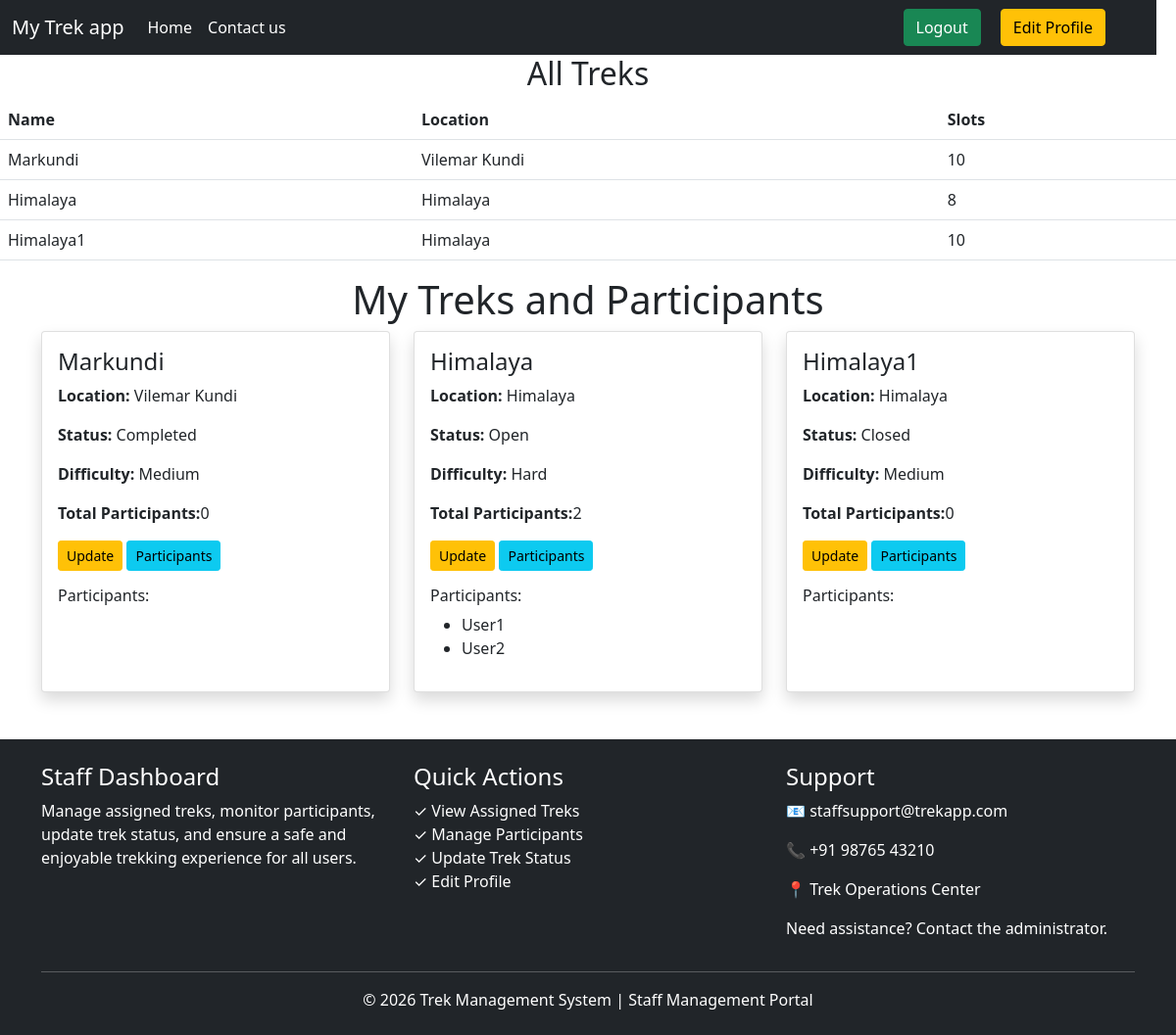
The app's page /staff (signed in), older data.
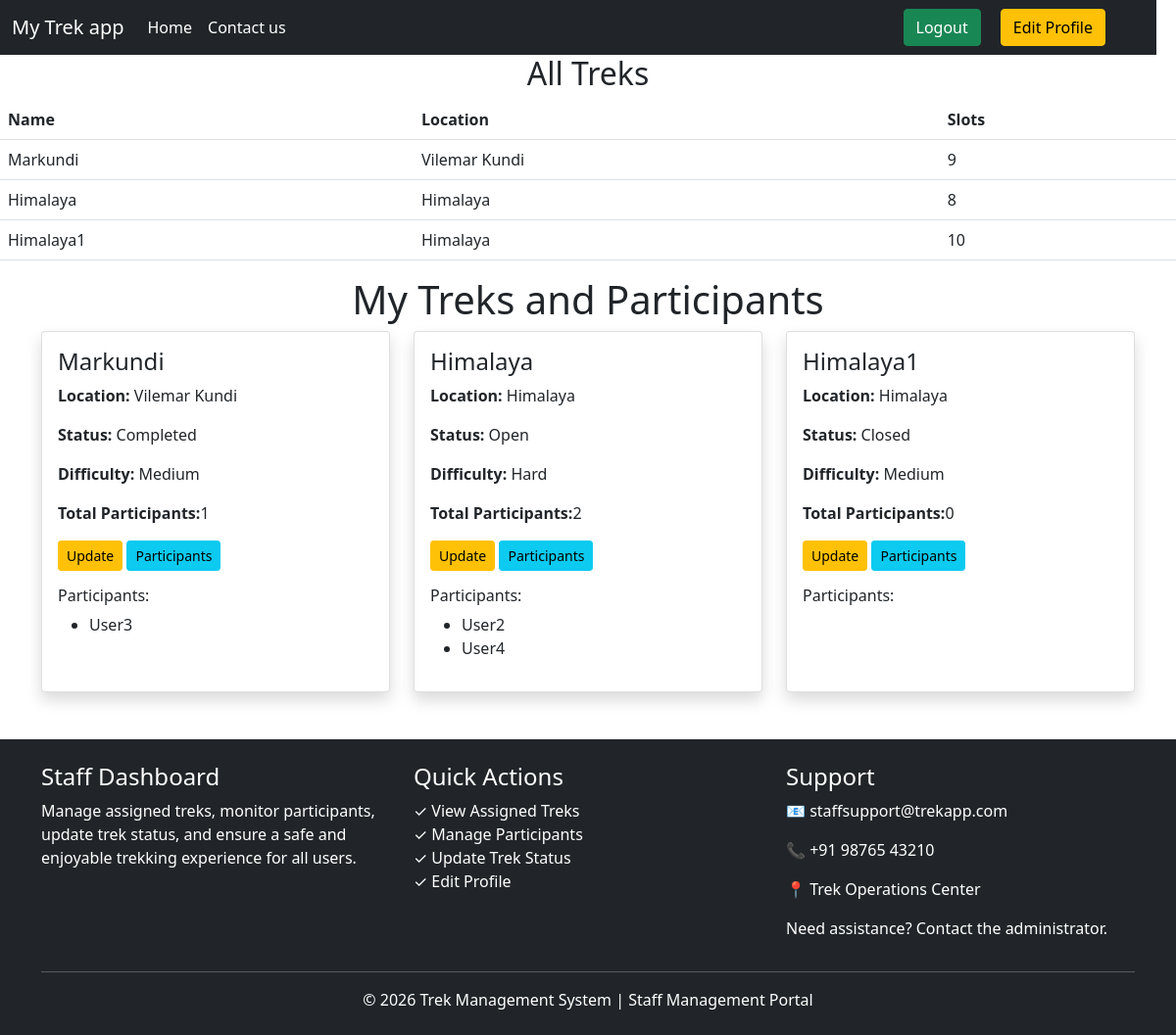
The same page, newer data.
### models.py (models this page shows)
class Trek(db.Model):
    id = db.Column(db.Integer, primary_key=True)
    name = db.Column(db.String(100))
    location = db.Column(db.String(100))
    assigned_staff_id=staff_id=db.Column(db.Integer, db.ForeignKey('user.id'))
    available_slots=db.Column(db.Integer)
    difficulty = db.Column(db.String(50))
    duration = db.Column(db.Integer)
    status = db.Column(db.String(20),default='Open')
    start_date=db.Column(db.Date)
    end_date=db.Column(db.Date)
    image=db.Column(db.String(500))
    trek_details=db.Column(db.String(500))
    bookings = db.relationship(
        'Booking',
        backref='trek',
        lazy=True
    )
    assigned_staff_id = db.Column(
        db.Integer,
        db.ForeignKey('user.id'),
        nullable=True
    )

class User(db.Model):
    id = db.Column(db.Integer, primary_key=True)
    name = db.Column(db.String(100) , nullable=False)
    email = db.Column(db.String(100), unique=True ,nullable=False)
    password = db.Column(db.String(100) ,nullable=False)
    role = db.Column(db.String(20))
    approved = db.Column(db.Boolean, default=False)
    blacklisted = db.Column(db.Boolean, default=False)
    bookings = db.relationship(
        'Booking',
        backref='user',
        lazy=True
    )

### app.py (the view)
@app.route('/staff')
def staff_dashboard():
    if 'user_id' not in session:
        return redirect('/login')
    if session['role'] != 'staff':
        return "Access Denied"
    assigned_treks = Trek.query.filter_by(assigned_staff_id=session['user_id']).all()
    trek_user_report = []
    for trek in assigned_treks:
        bookings = Booking.query.filter_by(Trek_ID=trek.id,Status='Booked').all()
        users = []
        for booking in bookings:
            user = User.query.get(booking.User_ID)
            if user:
                users.append(user)
        trek_user_report.append({
            'trek': trek,
            'users': users
        })
    return render_template('staff_dashboard.html',assigned_treks=assigned_treks,trek_user_report=trek_user_report)

### templates/staff_dashboard.html (shortened to what this page needs)
<!DOCTYPE html>
<html lang="en">
<head>
    <link href="https://cdn.jsdelivr.net/npm/bootstrap@5.0.2/dist/css/bootstrap.min.css" rel="stylesheet">
</head>
<body>
  <nav class="navbar navbar-expand-lg navbar-light bg-dark" style="margin-right: 20px;">
    <div class="container-fluid" style="margin-right: 20px;">
        <a class="navbar-brand" href="#" style="color: white;">My Trek app</a>
        <div class="collapse navbar-collapse" id="navbarNav" style="margin-right: 20px;">
        <ul class="navbar-nav">
            <li class="nav-item">
            <a class="nav-link active" aria-current="page" href="#" style="color: white;">Home</a>
            </li>
            <li class="nav-item">
            <a class="nav-link" href="#footer" style="color: white;">Contact us</a>
            </li>
        </ul>
        </div>
        <a href="/logout" class="btn btn-success" style="margin-right: 20px;">Logout</a>
    <a href="/edit_profile" class="btn btn-warning " style="margin-right: 20px;">Edit Profile</a>
    </div>
  </nav>
<h2 style="text-align: center;">All Treks</h2>
<table class="table">
    <tr>
        <th>Name</th>
        <th>Location</th>
        <th>Slots</th>
    </tr>
    {% for trek in assigned_treks %}
    <tr>
        <td>{{ trek.name }}</td>
        <td>{{ trek.location }}</td>
        <td>{{ trek.available_slots }}</td>
    </tr>
    {% endfor %}
</table>
<h1 class="text-center">My Treks and Participants</h1>
<div class="container">
    <div class="row row-cols-1 row-cols-md-3 g-4">
        {% for item in trek_user_report %}
        <div class="col">
            <div class="card h-100 shadow">
                <div class="card-body">
                    <h4 class="card-title">{{ item.trek.name }}</h4>
                    <p><b>Location: </b>{{ item.trek.location }}</p>
                    <p><b>Status: </b>{{ item.trek.status }}</p>
                    <p><b>Difficulty: </b>{{ item.trek.difficulty }}</p>
                    <p><b>Total Participants:</b>{{ item.users|length }}</p>
                    <div class="mb-3">
                        <a href="/staff_edit_trek/{{ item.trek.id }}" class="btn btn-warning btn-sm">Update</a>
                        <a href="/participants/{{ item.trek.id }}" class="btn btn-info btn-sm">Participants</a>
                    </div>
                    <h6>Participants:</h6>
                    <ul>
                    {% for user in item.users[:3] %}
                        <li>{{ user.name }}</li>
                    {% endfor %}
                    </ul>
                </div>
            </div>
        </div>
        {% endfor %}
    </div>
</div>
<footer id="footer" class="bg-dark text-white mt-5">
<div class="container py-4">
    <div class="row">
        <div class="col-md-4">
            <h4>Staff Dashboard</h4>
            <p>
                Manage assigned treks, monitor participants,
                update trek status, and ensure a safe and
                enjoyable trekking experience for all users.
            </p>
        </div>
        <div class="col-md-4">
            <h4>Quick Actions</h4>
            <ul class="list-unstyled">
                <li>✓ View Assigned Treks</li>
                <li>✓ Manage Participants</li>
                <li>✓ Update Trek Status</li>
                <li>✓ Edit Profile</li>
            </ul>
        </div>
        <div class="col-md-4">
            <h4>Support</h4>
            <p>📧 staffsupport@trekapp.com</p>
            <p>📞 +91 98765 43210</p>
            <p>📍 Trek Operations Center</p>
            <p>
                Need assistance? Contact the administrator.
            </p>
        </div>
    </div>
    <hr>
    <div class="text-center">
        <p class="mb-0">
            © 2026 Trek Management System |
            Staff Management Portal
        </p>
    </div>
</div>
</footer>
</body>
</html>

Row changes from the older to the newer data that the page shows:
no longer on this page (row unchanged): User: name "User1", shown under "Himalaya"
changed Trek "Markundi": available_slots "10" → "9"
now on this page (row unchanged): User: name "User3", shown under "Markundi"
now on this page (row unchanged): User: name "User4", shown under "Himalaya"
Text that changed along with them:
new list line: "Markundi Vilemar Kundi Completed Medium"
new list line: "Location: Status: Difficulty: Total Participants: 1 Update Participants Participants:"
list line gone: "Markundi Vilemar Kundi Completed Medium"
list line gone: "Location: Status: Difficulty: Total Participants: 0 Update Participants Participants:"
